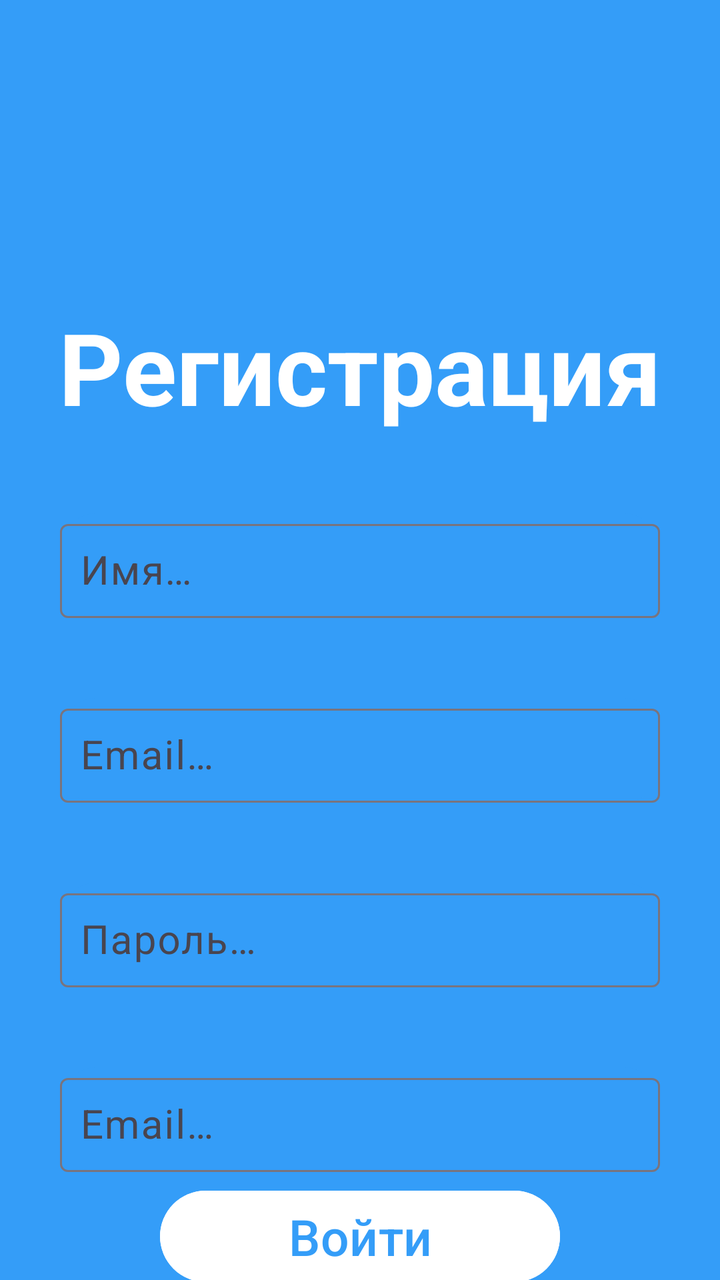
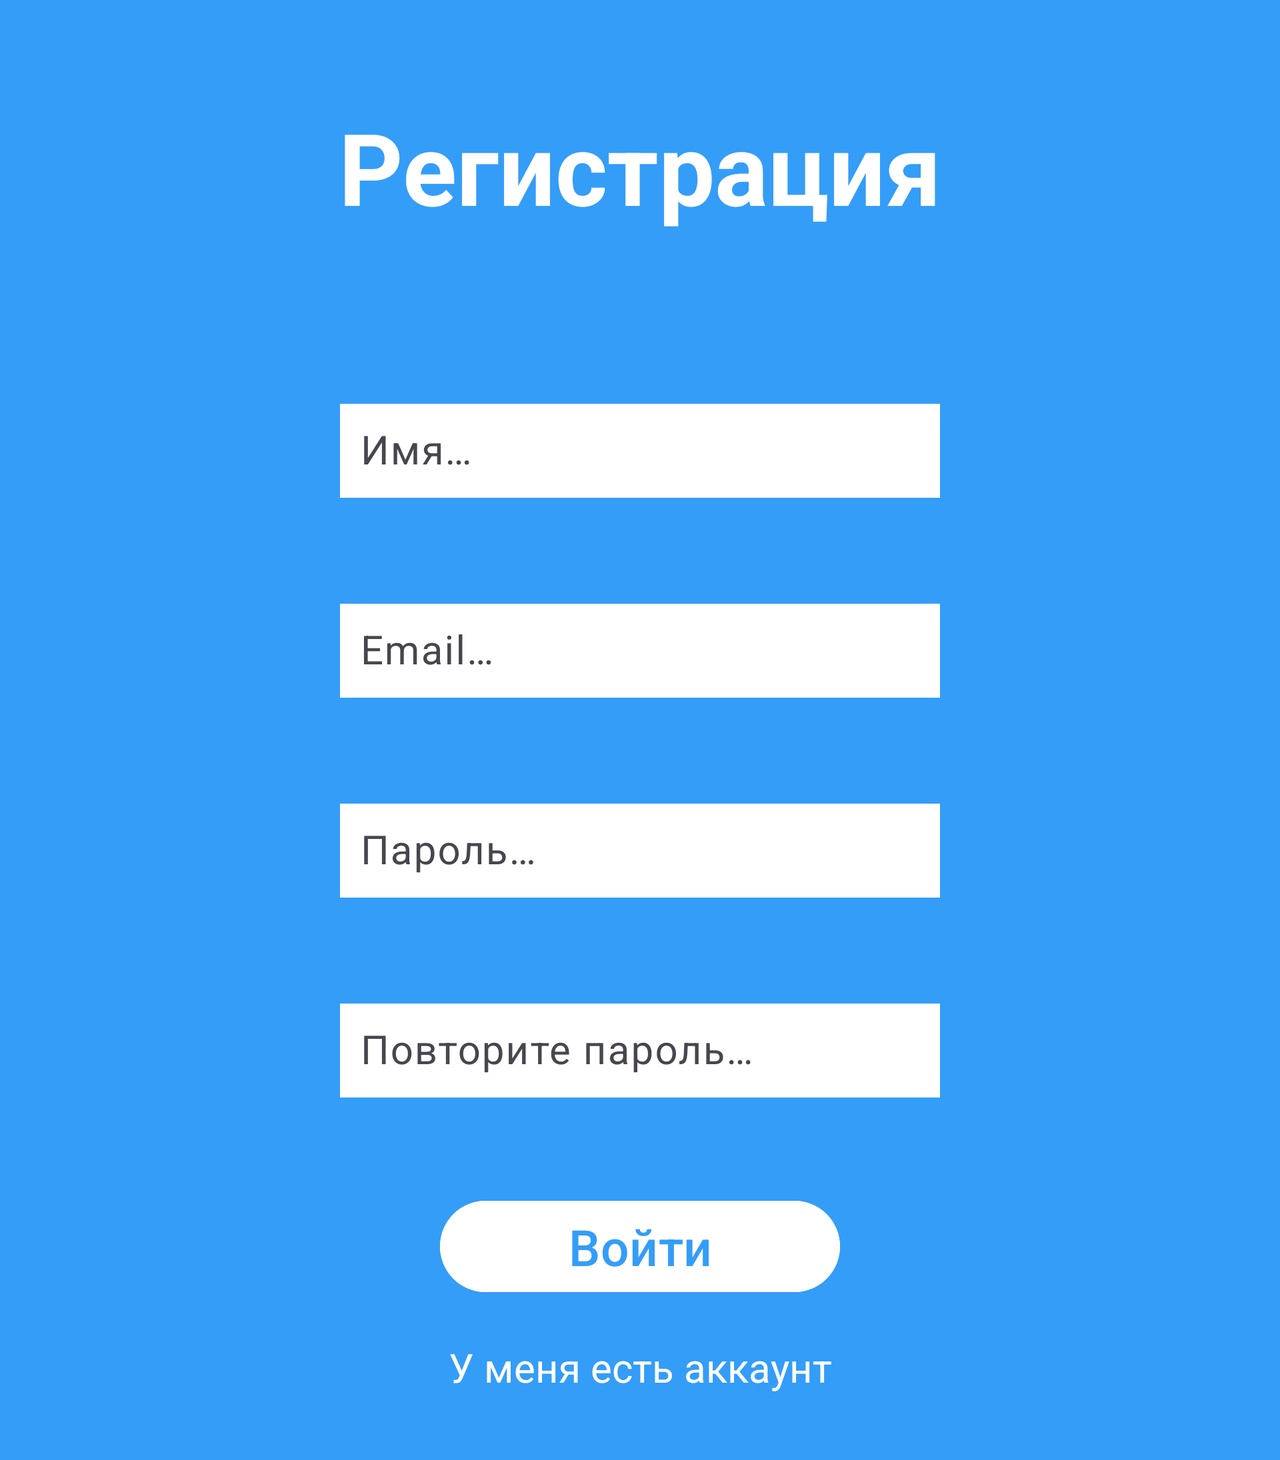

The same Android screen from two of the app's own layout files: first res/layout/ as a phone draws it, then the repository's variant for another configuration, drawn on a device whose configuration selects that folder. Both files follow.
<!-- AndroidManifest.xml: application theme Theme.AvitoApp -->
<!-- res/layout/fragment_registration.xml -->
<?xml version="1.0" encoding="utf-8"?>
<androidx.constraintlayout.widget.ConstraintLayout xmlns:android="http://schemas.android.com/apk/res/android"
    xmlns:tools="http://schemas.android.com/tools"
    android:layout_width="match_parent"
    xmlns:app="http://schemas.android.com/apk/res-auto"
    android:background="@color/blue"
    android:layout_height="match_parent"
    tools:context=".fragments.RegistrationFragment">

    <TextView
        android:id="@+id/tvRegistration"
        android:layout_width="wrap_content"
        android:layout_height="wrap_content"
        android:text="@string/txt_registration"
        android:textSize="50sp"
        android:layout_marginTop="150dp"
        android:textStyle="bold"
        android:textColor="@color/white"
        app:layout_constraintStart_toStartOf="parent"
        app:layout_constraintEnd_toEndOf="parent"
        app:layout_constraintTop_toTopOf="parent"/>

    <com.google.android.material.textfield.TextInputLayout
        android:id="@+id/tilName"
        android:layout_width="300dp"
        android:layout_marginTop="40dp"
        android:layout_height="wrap_content"
        android:background="@drawable/custom_til_bg"
        app:layout_constraintEnd_toEndOf="parent"
        app:layout_constraintStart_toStartOf="parent"
        app:layout_constraintTop_toBottomOf="@id/tvRegistration">

        <com.google.android.material.textfield.TextInputEditText
            android:id="@+id/tieName"
            style="@style/MyEditTextStyle"
            android:layout_width="match_parent"
            android:layout_height="wrap_content"
            android:hint="@string/name"
            android:inputType="textCapWords" />

    </com.google.android.material.textfield.TextInputLayout>

    <com.google.android.material.textfield.TextInputLayout
        android:id="@+id/tilEmail"
        android:layout_width="300dp"
        android:layout_height="wrap_content"
        android:layout_marginTop="40dp"
        android:background="@drawable/custom_til_bg"
        app:layout_constraintEnd_toEndOf="parent"
        app:layout_constraintStart_toStartOf="parent"
        app:layout_constraintTop_toBottomOf="@id/tilName">

        <com.google.android.material.textfield.TextInputEditText
            android:id="@+id/tieEmail"
            style="@style/MyEditTextStyle"
            android:layout_width="match_parent"
            android:layout_height="wrap_content"
            android:maxLength="24"
            android:hint="@string/email"
            android:inputType="textCapWords" />

    </com.google.android.material.textfield.TextInputLayout>

    <com.google.android.material.textfield.TextInputLayout
        android:id="@+id/tilPassword"
        android:layout_width="300dp"
        android:layout_height="wrap_content"
        android:layout_marginTop="40dp"
        android:background="@drawable/custom_til_bg"
        app:layout_constraintEnd_toEndOf="parent"
        app:layout_constraintStart_toStartOf="parent"
        app:layout_constraintTop_toBottomOf="@id/tilEmail">

        <com.google.android.material.textfield.TextInputEditText
            android:id="@+id/tiePassword"
            style="@style/MyEditTextStyle"
            android:layout_width="match_parent"
            android:layout_height="wrap_content"
            android:maxLength="24"
            android:hint="@string/password"
            android:inputType="textCapWords" />

    </com.google.android.material.textfield.TextInputLayout>

    <com.google.android.material.textfield.TextInputLayout
        android:id="@+id/tilConfirmPassword"
        android:layout_width="300dp"
        android:layout_height="wrap_content"
        android:layout_marginTop="40dp"
        android:background="@drawable/custom_til_bg"
        app:layout_constraintEnd_toEndOf="parent"
        app:layout_constraintStart_toStartOf="parent"
        app:layout_constraintTop_toBottomOf="@id/tilPassword">

        <com.google.android.material.textfield.TextInputEditText
            android:id="@+id/tieConfirmPassword"
            style="@style/MyEditTextStyle"
            android:layout_width="match_parent"
            android:layout_height="wrap_content"
            android:maxLength="24"
            android:hint="@string/email"
            android:inputType="textCapWords" />

    </com.google.android.material.textfield.TextInputLayout>

    <Button
        android:id="@+id/btnLogin"
        android:layout_width="200dp"
        android:layout_height="wrap_content"
        android:layout_gravity="center"
        android:layout_marginTop="10dp"
        android:backgroundTint="@color/white"
        android:text="@string/btn_enter"
        android:textColor="@color/blue"
        android:textSize="25sp"
        app:layout_constraintTop_toBottomOf="@id/tilConfirmPassword"
        app:layout_constraintBottom_toBottomOf="parent"
        app:layout_constraintEnd_toEndOf="parent"
        app:layout_constraintStart_toStartOf="parent" />

</androidx.constraintlayout.widget.ConstraintLayout>
<!-- resources referenced by this layout -->
<resources>
  <color name="blue">#349DF8</color>
  <color name="white">#FFFFFFFF</color>
  <!-- drawable custom_til_bg (drawable) -->
  <?xml version="1.0" encoding="utf-8"?>
  
  <shape xmlns:android="http://schemas.android.com/apk/res/android"
      android:shape="rectangle">
      <solid android:color="@color/blue"/>
      <corners android:radius="18dp"/>
  </shape>
  <string name="btn_enter">Войти</string>
  <string name="email">Email…</string>
  <string name="name">Имя…</string>
  <string name="password">Пароль…</string>
  <string name="txt_registration">Регистрация</string>
  <style name="MyEditTextStyle">
          <item name="android:layout_gravity">center</item>
          <item name="android:layout_marginTop">20dp</item>
          <item name="android:padding">10dp</item>
          <item name="android:textSize">20sp</item>
      </style>
  <style name="Theme.AvitoApp" parent="Base.Theme.AvitoApp" />
  <style name="Base.Theme.AvitoApp" parent="Theme.Material3.DayNight.NoActionBar">
          
          
      </style>
</resources>
<!-- res/layout-land/fragment_registration.xml (the repository's variant of the layout above) -->
<!-- drawn on the phone turned sideways -->
<?xml version="1.0" encoding="utf-8"?>
<ScrollView xmlns:android="http://schemas.android.com/apk/res/android"
    xmlns:app="http://schemas.android.com/apk/res-auto"
    xmlns:tools="http://schemas.android.com/tools"
    android:layout_width="match_parent"
    android:layout_height="match_parent"
    android:background="@color/blue"
    android:fillViewport="true"
    tools:context=".fragments.RegistrationFragment">

    <androidx.constraintlayout.widget.ConstraintLayout
        android:layout_width="match_parent"
        android:layout_height="wrap_content">

        <TextView
            android:id="@+id/tvRegistration"
            android:layout_width="wrap_content"
            android:layout_height="wrap_content"
            android:layout_marginTop="50dp"
            android:text="@string/txt_registration"
            android:textColor="@color/white"
            android:textSize="50sp"
            android:textStyle="bold"
            app:layout_constraintEnd_toEndOf="parent"
            app:layout_constraintStart_toStartOf="parent"
            app:layout_constraintTop_toTopOf="parent" />

        <com.google.android.material.textfield.TextInputLayout
            android:id="@+id/tilName"
            android:layout_width="300dp"
            android:layout_height="wrap_content"
            android:layout_marginTop="80dp"
            android:background="@drawable/custom_til_bg"
            app:layout_constraintEnd_toEndOf="parent"
            app:layout_constraintStart_toStartOf="parent"
            app:layout_constraintTop_toBottomOf="@id/tvRegistration">

            <com.google.android.material.textfield.TextInputEditText
                android:id="@+id/tieName"
                style="@style/MyEditTextStyle"
                android:layout_width="match_parent"
                android:layout_height="wrap_content"
                android:background="@color/white"
                android:hint="@string/name"
                android:inputType="textCapWords" />

        </com.google.android.material.textfield.TextInputLayout>

        <com.google.android.material.textfield.TextInputLayout
            android:id="@+id/tilEmail"
            android:layout_width="300dp"
            android:layout_height="wrap_content"
            android:layout_marginTop="100dp"
            android:background="@drawable/custom_til_bg"
            app:layout_constraintEnd_toEndOf="parent"
            app:layout_constraintStart_toStartOf="parent"
            app:layout_constraintTop_toTopOf="@id/tilName">

            <com.google.android.material.textfield.TextInputEditText
                android:id="@+id/tieEmail"
                style="@style/MyEditTextStyle"
                android:layout_width="match_parent"
                android:layout_height="wrap_content"
                android:background="@color/white"
                android:hint="@string/email"
                android:inputType="textCapWords"
                android:maxLength="24" />

        </com.google.android.material.textfield.TextInputLayout>

        <com.google.android.material.textfield.TextInputLayout
            android:id="@+id/tilPassword"
            android:layout_width="300dp"
            android:layout_height="wrap_content"
            android:layout_marginTop="100dp"
            android:background="@drawable/custom_til_bg"
            app:layout_constraintEnd_toEndOf="parent"
            app:layout_constraintStart_toStartOf="parent"
            app:layout_constraintTop_toTopOf="@id/tilEmail">

            <com.google.android.material.textfield.TextInputEditText
                android:id="@+id/tiePassword"
                style="@style/MyEditTextStyle"
                android:layout_width="match_parent"
                android:layout_height="wrap_content"
                android:background="@color/white"
                android:hint="@string/password"
                android:inputType="textCapWords"
                android:maxLength="24" />

        </com.google.android.material.textfield.TextInputLayout>

        <com.google.android.material.textfield.TextInputLayout
            android:id="@+id/tilConfirmPassword"
            android:layout_width="300dp"
            android:layout_height="wrap_content"
            android:layout_marginTop="100dp"
            android:background="@drawable/custom_til_bg"
            app:layout_constraintEnd_toEndOf="parent"
            app:layout_constraintStart_toStartOf="parent"
            app:layout_constraintTop_toTopOf="@id/tilPassword">

            <com.google.android.material.textfield.TextInputEditText
                android:id="@+id/tieConfirmPassword"
                style="@style/MyEditTextStyle"
                android:layout_width="match_parent"
                android:layout_height="wrap_content"
                android:background="@color/white"
                android:hint="@string/repeat_password"
                android:inputType="textCapWords"
                android:maxLength="24" />

        </com.google.android.material.textfield.TextInputLayout>

        <Button
            android:id="@+id/btnRegistration"
            android:layout_width="200dp"
            android:layout_height="wrap_content"
            android:layout_gravity="center"
            android:backgroundTint="@color/white"
            android:text="@string/btn_enter"
            android:textColor="@color/blue"
            android:textSize="25sp"
            android:layout_marginTop="100dp"
            app:layout_constraintTop_toTopOf="@id/tilConfirmPassword"
            app:layout_constraintEnd_toEndOf="parent"
            app:layout_constraintStart_toStartOf="parent"/>

        <TextView
            android:id="@+id/tvGoToLogin"
            android:layout_width="wrap_content"
            android:layout_height="40dp"
            android:text="@string/have_already_account"
            android:textColor="@color/white"
            android:textSize="20sp"
            android:layout_marginBottom="20dp"
            android:layout_marginTop="20dp"
            app:layout_constraintBottom_toBottomOf="parent"
            app:layout_constraintEnd_toEndOf="parent"
            app:layout_constraintStart_toStartOf="parent"
            app:layout_constraintTop_toBottomOf="@+id/btnRegistration" />

        <ProgressBar
            android:id="@+id/regProgressBar"
            style="?android:attr/progressBarStyle"
            android:layout_width="wrap_content"
            android:layout_height="wrap_content"
            app:layout_constraintStart_toStartOf="parent"
            app:layout_constraintEnd_toEndOf="parent"
            android:visibility="gone"
            app:layout_constraintTop_toTopOf="parent"
            app:layout_constraintBottom_toBottomOf="parent"/>

    </androidx.constraintlayout.widget.ConstraintLayout>
</ScrollView>
<!-- resources referenced by the variant -->
<!-- as the phone turned sideways resolves them -->
<resources>
  <color name="blue">#349DF8</color>
  <color name="white">#FFFFFFFF</color>
  <!-- drawable custom_til_bg (drawable) -->
  <?xml version="1.0" encoding="utf-8"?>
  
  <shape xmlns:android="http://schemas.android.com/apk/res/android"
      android:shape="rectangle">
      <solid android:color="@color/blue"/>
      <corners android:radius="18dp"/>
  </shape>
  <string name="btn_enter">Войти</string>
  <string name="email">Email…</string>
  <string name="have_already_account">У меня есть аккаунт</string>
  <string name="name">Имя…</string>
  <string name="password">Пароль…</string>
  <string name="repeat_password">Повторите пароль…</string>
  <string name="txt_registration">Регистрация</string>
  <style name="MyEditTextStyle">
          <item name="android:layout_gravity">center</item>
          <item name="android:layout_marginTop">20dp</item>
          <item name="android:padding">10dp</item>
          <item name="android:textSize">20sp</item>
      </style>
  <style name="Theme.AvitoApp" parent="Base.Theme.AvitoApp" />
  <style name="Base.Theme.AvitoApp" parent="Theme.Material3.DayNight.NoActionBar">
          
          
      </style>
</resources>
